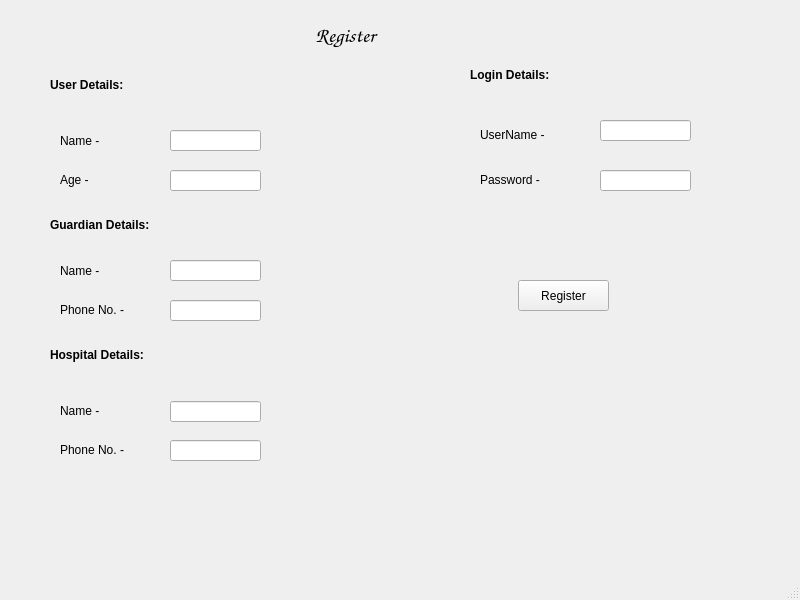
<?xml version="1.0" encoding="UTF-8"?>
<ui version="4.0">
 <class>window1</class>
 <widget class="QMainWindow" name="window1">
  <property name="geometry">
   <rect>
    <x>0</x>
    <y>0</y>
    <width>800</width>
    <height>600</height>
   </rect>
  </property>
  <property name="windowTitle">
   <string>MainWindow</string>
  </property>
  <widget class="QWidget" name="centralwidget">
   <widget class="QLabel" name="label_11">
    <property name="geometry">
     <rect>
      <x>470</x>
      <y>60</y>
      <width>121</width>
      <height>31</height>
     </rect>
    </property>
    <property name="text">
     <string>&lt;html&gt;&lt;head/&gt;&lt;body&gt;&lt;p&gt;&lt;span style=&quot; font-weight:600;&quot;&gt;Login Details:&lt;/span&gt;&lt;/p&gt;&lt;/body&gt;&lt;/html&gt;</string>
    </property>
   </widget>
   <widget class="QLabel" name="label_4">
    <property name="geometry">
     <rect>
      <x>60</x>
      <y>170</y>
      <width>61</width>
      <height>21</height>
     </rect>
    </property>
    <property name="text">
     <string>&lt;html&gt;&lt;head/&gt;&lt;body&gt;&lt;p&gt;Age -&lt;/p&gt;&lt;/body&gt;&lt;/html&gt;</string>
    </property>
   </widget>
   <widget class="QLabel" name="label_9">
    <property name="geometry">
     <rect>
      <x>60</x>
      <y>400</y>
      <width>71</width>
      <height>21</height>
     </rect>
    </property>
    <property name="text">
     <string>Name -</string>
    </property>
   </widget>
   <widget class="QLineEdit" name="lineEdit_7">
    <property name="geometry">
     <rect>
      <x>600</x>
      <y>120</y>
      <width>91</width>
      <height>21</height>
     </rect>
    </property>
   </widget>
   <widget class="QLineEdit" name="lineEdit_8">
    <property name="geometry">
     <rect>
      <x>600</x>
      <y>170</y>
      <width>91</width>
      <height>21</height>
     </rect>
    </property>
   </widget>
   <widget class="QLineEdit" name="lineEdit">
    <property name="geometry">
     <rect>
      <x>170</x>
      <y>130</y>
      <width>91</width>
      <height>21</height>
     </rect>
    </property>
   </widget>
   <widget class="QLineEdit" name="lineEdit_5">
    <property name="geometry">
     <rect>
      <x>170</x>
      <y>401</y>
      <width>91</width>
      <height>21</height>
     </rect>
    </property>
   </widget>
   <widget class="QLabel" name="label_5">
    <property name="geometry">
     <rect>
      <x>50</x>
      <y>210</y>
      <width>151</width>
      <height>31</height>
     </rect>
    </property>
    <property name="text">
     <string>&lt;html&gt;&lt;head/&gt;&lt;body&gt;&lt;p&gt;&lt;span style=&quot; font-weight:600;&quot;&gt;Guardian Details:&lt;/span&gt;&lt;/p&gt;&lt;/body&gt;&lt;/html&gt;</string>
    </property>
   </widget>
   <widget class="QLineEdit" name="lineEdit_3">
    <property name="geometry">
     <rect>
      <x>170</x>
      <y>260</y>
      <width>91</width>
      <height>21</height>
     </rect>
    </property>
   </widget>
   <widget class="QLabel" name="label_8">
    <property name="geometry">
     <rect>
      <x>50</x>
      <y>340</y>
      <width>151</width>
      <height>31</height>
     </rect>
    </property>
    <property name="text">
     <string>&lt;html&gt;&lt;head/&gt;&lt;body&gt;&lt;p&gt;&lt;span style=&quot; font-weight:600;&quot;&gt;Hospital Details:&lt;/span&gt;&lt;/p&gt;&lt;/body&gt;&lt;/html&gt;</string>
    </property>
   </widget>
   <widget class="QLineEdit" name="lineEdit_6">
    <property name="geometry">
     <rect>
      <x>170</x>
      <y>440</y>
      <width>91</width>
      <height>21</height>
     </rect>
    </property>
   </widget>
   <widget class="QLabel" name="label_6">
    <property name="geometry">
     <rect>
      <x>60</x>
      <y>260</y>
      <width>61</width>
      <height>21</height>
     </rect>
    </property>
    <property name="text">
     <string>Name -</string>
    </property>
   </widget>
   <widget class="QLabel" name="label_10">
    <property name="geometry">
     <rect>
      <x>60</x>
      <y>440</y>
      <width>91</width>
      <height>21</height>
     </rect>
    </property>
    <property name="text">
     <string>&lt;html&gt;&lt;head/&gt;&lt;body&gt;&lt;p&gt;Phone No. -&lt;/p&gt;&lt;/body&gt;&lt;/html&gt;</string>
    </property>
   </widget>
   <widget class="QLabel" name="label">
    <property name="geometry">
     <rect>
      <x>260</x>
      <y>10</y>
      <width>171</width>
      <height>51</height>
     </rect>
    </property>
    <property name="font">
     <font>
      <family>Comic Sans MS</family>
      <pointsize>12</pointsize>
      <weight>75</weight>
      <bold>true</bold>
     </font>
    </property>
    <property name="text">
     <string>&lt;html&gt;&lt;head/&gt;&lt;body&gt;&lt;p align=&quot;center&quot;&gt;&lt;span style=&quot; font-size:16pt;&quot;&gt;Register&lt;/span&gt;&lt;/p&gt;&lt;/body&gt;&lt;/html&gt;</string>
    </property>
   </widget>
   <widget class="QLabel" name="label_13">
    <property name="geometry">
     <rect>
      <x>480</x>
      <y>170</y>
      <width>91</width>
      <height>21</height>
     </rect>
    </property>
    <property name="text">
     <string>&lt;html&gt;&lt;head/&gt;&lt;body&gt;&lt;p&gt;Password -&lt;/p&gt;&lt;/body&gt;&lt;/html&gt;</string>
    </property>
   </widget>
   <widget class="QLabel" name="label_2">
    <property name="geometry">
     <rect>
      <x>50</x>
      <y>70</y>
      <width>121</width>
      <height>31</height>
     </rect>
    </property>
    <property name="text">
     <string>&lt;html&gt;&lt;head/&gt;&lt;body&gt;&lt;p&gt;&lt;span style=&quot; font-weight:600;&quot;&gt;User Details:&lt;/span&gt;&lt;/p&gt;&lt;/body&gt;&lt;/html&gt;</string>
    </property>
   </widget>
   <widget class="QLabel" name="label_12">
    <property name="geometry">
     <rect>
      <x>480</x>
      <y>120</y>
      <width>91</width>
      <height>31</height>
     </rect>
    </property>
    <property name="text">
     <string>&lt;html&gt;&lt;head/&gt;&lt;body&gt;&lt;p&gt;UserName -&lt;/p&gt;&lt;/body&gt;&lt;/html&gt;</string>
    </property>
   </widget>
   <widget class="QLabel" name="label_7">
    <property name="geometry">
     <rect>
      <x>60</x>
      <y>300</y>
      <width>81</width>
      <height>21</height>
     </rect>
    </property>
    <property name="text">
     <string>&lt;html&gt;&lt;head/&gt;&lt;body&gt;&lt;p&gt;Phone No. -&lt;/p&gt;&lt;/body&gt;&lt;/html&gt;</string>
    </property>
   </widget>
   <widget class="QLineEdit" name="lineEdit_4">
    <property name="geometry">
     <rect>
      <x>170</x>
      <y>300</y>
      <width>91</width>
      <height>21</height>
     </rect>
    </property>
   </widget>
   <widget class="QLineEdit" name="lineEdit_2">
    <property name="geometry">
     <rect>
      <x>170</x>
      <y>170</y>
      <width>91</width>
      <height>21</height>
     </rect>
    </property>
   </widget>
   <widget class="QPushButton" name="pushButton">
    <property name="geometry">
     <rect>
      <x>518</x>
      <y>280</y>
      <width>91</width>
      <height>31</height>
     </rect>
    </property>
    <property name="text">
     <string>Register</string>
    </property>
   </widget>
   <widget class="QLabel" name="label_3">
    <property name="geometry">
     <rect>
      <x>60</x>
      <y>130</y>
      <width>61</width>
      <height>21</height>
     </rect>
    </property>
    <property name="text">
     <string>Name -</string>
    </property>
   </widget>
  </widget>
  <widget class="QMenuBar" name="menubar">
   <property name="geometry">
    <rect>
     <x>0</x>
     <y>0</y>
     <width>800</width>
     <height>21</height>
    </rect>
   </property>
  </widget>
  <widget class="QStatusBar" name="statusbar"/>
 </widget>
 <resources/>
 <connections/>
</ui>
